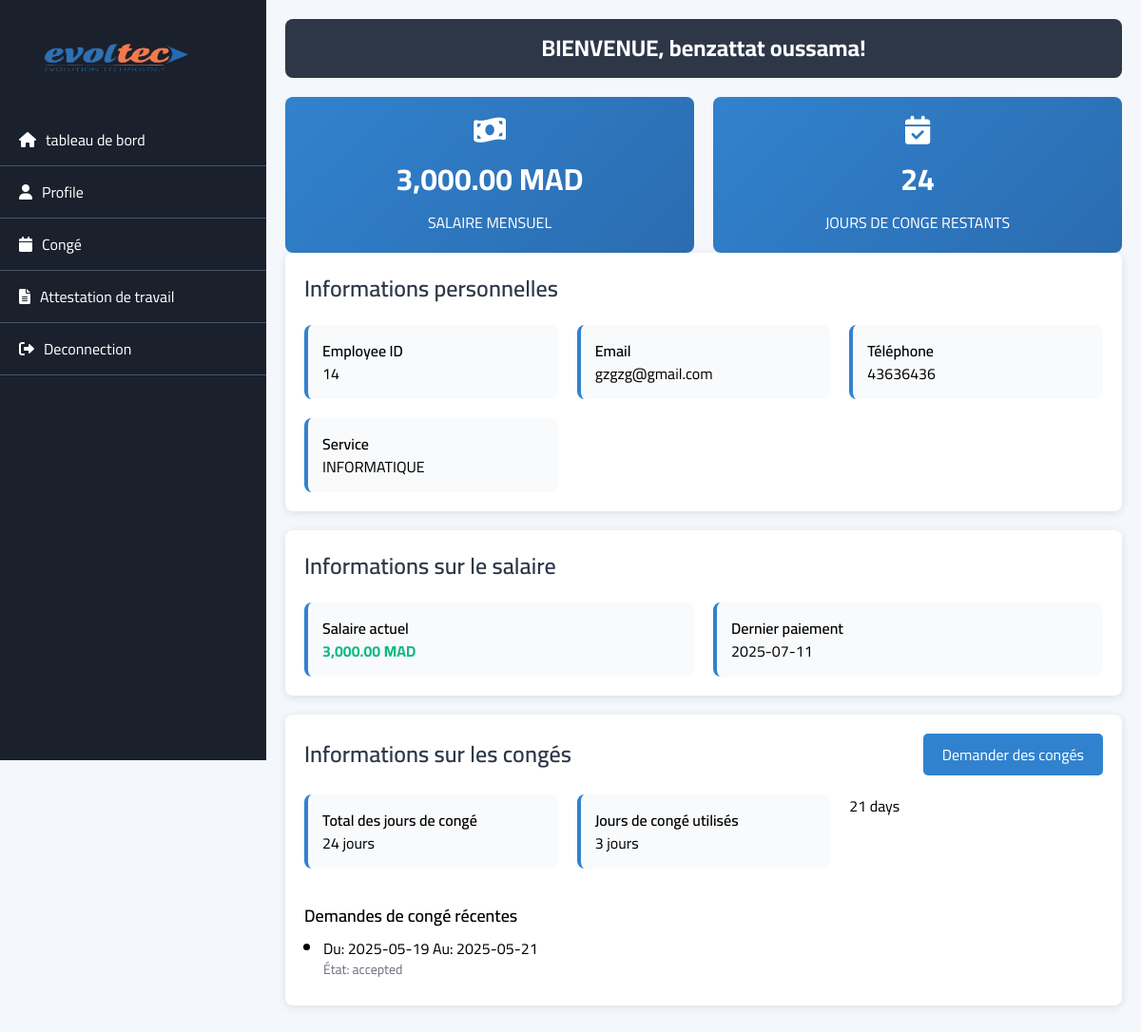
The app's page /employee/dashboard.php (signed in) with its own data.
### tables this page shows
CREATE TABLE IF NOT EXISTS `employee` (
  `ID_EMP` int NOT NULL AUTO_INCREMENT,
  `N__SERVICE` int NOT NULL,
  `NOM_EMP` varchar(20) DEFAULT NULL,
  `PRENOM_EMP` varchar(20) DEFAULT NULL,
  `DATE_EMP` date DEFAULT NULL,
  `TEL_EMP` varchar(20) DEFAULT NULL,
  `EMAIL_EMP` varchar(30) DEFAULT NULL,
  `ADRESSE_EMP` varchar(50) DEFAULT NULL,
  `DATEEMBAUCH_EMP` date DEFAULT NULL,
  `NOMBRE_D_ENFANT` int DEFAULT NULL,
  `NOM_UTILISATEUR` varchar(20) DEFAULT NULL,
  `MOT_DE_PASSE` varchar(40) DEFAULT NULL,
  `ROLES` varchar(20) DEFAULT NULL,
  `NOMBRE_JOURS_CONGE` int NOT NULL DEFAULT '30',
  PRIMARY KEY (`ID_EMP`),
  UNIQUE KEY `NOM_UTILISATEUR_2` (`NOM_UTILISATEUR`),
  KEY `FK_EMPLOYEE_TRAVAILLE_SERVICE` (`N__SERVICE`),
  KEY `NOM_UTILISATEUR` (`NOM_UTILISATEUR`)
);

CREATE TABLE IF NOT EXISTS `service` (
  `N__SERVICE` int NOT NULL AUTO_INCREMENT,
  `ID_ENTREPRISE` int NOT NULL,
  `NOM_SERVICE` varchar(30) DEFAULT NULL,
  PRIMARY KEY (`N__SERVICE`),
  KEY `FK_SERVICE_APPARTENI_ENTREPRI` (`ID_ENTREPRISE`)
);

CREATE TABLE IF NOT EXISTS `salaire` (
  `ID_SLR` int NOT NULL AUTO_INCREMENT,
  `ID_EMP` int NOT NULL,
  `DATE_PAIEMENT` date DEFAULT NULL,
  `MONTANT` int DEFAULT NULL,
  PRIMARY KEY (`ID_SLR`),
  KEY `FK_SALAIRE_ASSOCIATI_EMPLOYEE` (`ID_EMP`)
);

CREATE TABLE IF NOT EXISTS `conge` (
  `N__CGE` int NOT NULL AUTO_INCREMENT,
  `ID_EMP` int NOT NULL,
  `DATE_DEBUT_CGE` date DEFAULT NULL,
  `DATE_FIN_CGE` date DEFAULT NULL,
  `ETAT` varchar(255) NOT NULL,
  PRIMARY KEY (`N__CGE`),
  KEY `FK_CONGE_PRENDRE_EMPLOYEE` (`ID_EMP`)
);

### classes/Employee.php (called while the page is built, shortened)
<?php
require_once __DIR__ . '/../config/database.php';
class Employee {
    private $conn;
    public function __construct() {
        $database = new Database();
        $this->conn = $database->getConnection();
    }
    public function getById($id) {
      try {
        $stmt = $this->conn->prepare("
            SELECT e.*, s.NOM_SERVICE
            FROM EMPLOYEE e
            LEFT JOIN SERVICE s ON e.N__SERVICE = s.N__SERVICE
            WHERE e.ID_EMP = :id
        ");
        $stmt->bindParam(':id', $id);
        $stmt->execute();
        return $stmt->fetch(PDO::FETCH_ASSOC);
    } catch (PDOException $e) {
        error_log("Error in Employee::getById: " . $e->getMessage());
        return null;
    }
    }
}

### config/database.php (called while the page is built, shortened)
<?php
class Database {
    private $host = "localhost";
    private $db_name = "gestion_personnel";
    private $username = "root";
    private $password = "";
    public function getConnection() {
        $this->conn = null;
        try {
            $this->conn = new PDO(
                "mysql:host=" . $this->host . ";dbname=" . $this->db_name,
                $this->username,
                $this->password
            );
            $this->conn->setAttribute(PDO::ATTR_ERRMODE, PDO::ERRMODE_EXCEPTION);
        } catch(PDOException $e) {
            echo "Connection Error: " . $e->getMessage();
        }
        return $this->conn;
    }
}
?>

### classes/Salary.php (called while the page is built, shortened)
<?php
require_once __DIR__ . '/../config/database.php';
class Salary {
    private $conn;
    private $table_name = "salaire";
    public function __construct() {
        $database = new Database();
        $this->conn = $database->getConnection();
    }
    public function getByEmployee($id_emp) {
        $query = "SELECT * FROM " . $this->table_name . " WHERE ID_EMP = :id_emp ORDER BY DATE_PAIEMENT DESC";
        $stmt = $this->conn->prepare($query);
        $stmt->bindParam(":id_emp", $id_emp);
        $stmt->execute();
        return $stmt->fetchAll(PDO::FETCH_ASSOC);
    }
    public function getTotalByEmployee($id_emp) {
        $query = "SELECT SUM(MONTANT) as total FROM " . $this->table_name . " WHERE ID_EMP = :id_emp";
        $stmt = $this->conn->prepare($query);
        $stmt->bindParam(":id_emp", $id_emp);
        $stmt->execute();
        $result = $stmt->fetch(PDO::FETCH_ASSOC);
        return $result['total'] ?? 0;
    }
}

### classes/Vacation.php (called while the page is built, shortened)
<?php
require_once __DIR__ . '/../config/database.php';
class Vacation {
    private $conn;
    private $table_name = "conge";
    public function __construct() {
        $database = new Database();
        $this->conn = $database->getConnection();
    }
    public function getByEmployee($id_emp) {
        $query = "SELECT * FROM " . $this->table_name . " WHERE ID_EMP = :id_emp";
        $stmt = $this->conn->prepare($query);
        $stmt->bindParam(":id_emp", $id_emp);
        $stmt->execute();
        return $stmt->fetchAll(PDO::FETCH_ASSOC);
    }
}

### employee/dashboard.php (the view, shortened to what this page needs)
<?php
require_once __DIR__ . '/../config/database.php';
require_once __DIR__ . '/../classes/Employee.php';
require_once __DIR__ . '/../classes/Salary.php';
require_once __DIR__ . '/../classes/Vacation.php';
$employeeId = $_SESSION['user_id'];
$employeeModel = new Employee();
$salaryModel = new Salary();
$vacationModel = new Vacation();
try {
    $employee = $employeeModel->getById($employeeId);
    $salaries = $salaryModel->getByEmployee($employeeId);
    $totalSalary = $salaryModel->getTotalByEmployee($employeeId);
    $vacations = $vacationModel->getByEmployee($employeeId);
    $usedVacationDays = 0;
    foreach ($vacations as $vacationItem) {
        if (strtolower($vacationItem['ETAT']) === 'accepted') {
            $start = new DateTime($vacationItem['DATE_DEBUT_CGE']);
            $end = new DateTime($vacationItem['DATE_FIN_CGE']);
            $usedVacationDays += $start->diff($end)->days + 1;
        }
    }
    $totalVacationDays = $employee['NOMBRE_JOURS_CONGE'] ?? 30;
    $remainingVacationDays = $totalVacationDays - $usedVacationDays;
} catch (Exception $e) {
    echo "Error: " . $e->getMessage();
    exit;
}
?>
<!DOCTYPE html>
<html lang="en">
<head>
    <link href="https://cdn.jsdelivr.net/npm/tailwindcss@2.2.19/dist/tailwind.min.css" rel="stylesheet">
    <link href="https://cdnjs.cloudflare.com/ajax/libs/font-awesome/6.0.0/css/all.min.css" rel="stylesheet">
    <link rel="stylesheet" href="../assets/css/empstyle.css">
</head>
<body>
    <div class="sidebar">
        <div class="">
            <img src="../img/evoltecbg.png" alt="">
            <ul>
                <li><a href="dashboard.php"><i class="fas fa-home"></i> tableau de bord</a></li>
                <li><a href="profile.php"><i class="fas fa-user"></i> Profile</a></li>
                <li><a href="submit_vacation.php"><i class="fas fa-calendar"></i>Congé</a></li>
                <li><a href="demande_attestation.php"><i class="fas fa-file-alt"></i>Attestation de travail</a></li>
                <li><a href="../logout.php"><i class="fas fa-sign-out-alt"></i>Deconnection</a></li>
            </ul>
        </div>
    </div>
    <div class="main-content">
        <div class="navbar">
            <h1 class="text-2xl font-bold">BIENVENUE, <?php echo htmlspecialchars($employee['NOM_EMP'] . ' ' . $employee['PRENOM_EMP']); ?>!</h1>
        </div>
        <div class="info-grid">
            <div class="metric-card">
                <i class="fas fa-money-bill-wave text-3xl"></i>
                <div class="metric-value"><?php echo number_format($totalSalary, 2); ?> MAD</div>
                <div>SALAIRE MENSUEL</div>
            </div>
            <div class="metric-card">
                <i class="fas fa-calendar-check text-3xl"></i>
                <div class="metric-value"><?php echo $totalVacationDays; ?></div>
                <div>JOURS DE CONGE RESTANTS</div>
            </div>
        </div>
        <div class="card">
            <div class="card-header">
                <h2>Informations personnelles</h2>
            </div>
            <div class="info-grid">
                <div class="info-item">
                    <h3 class="font-semibold">Employee ID</h3>
                    <p><?php echo htmlspecialchars($employee['ID_EMP']); ?></p>
                </div>
                <div class="info-item">
                    <h3 class="font-semibold">Email</h3>
                    <p><?php echo htmlspecialchars($employee['EMAIL_EMP']); ?></p>
                </div>
                <div class="info-item">
                    <h3 class="font-semibold">Téléphone</h3>
                    <p><?php echo htmlspecialchars($employee['TEL_EMP']); ?></p>
                </div>
                <div class="info-item">
                    <h3 class="font-semibold">Service</h3>
                    <p><?php echo htmlspecialchars($employee['NOM_SERVICE']); ?></p>
                </div>
            </div>
        </div>
        <div class="card">
            <div class="card-header">
                <h2>Informations sur le salaire</h2>
            </div>
            <div class="card-body">
                <div class="info-grid">
                    <div class="info-item">
                        <h3 class="font-semibold">Salaire actuel</h3>
                        <p class="text-green-500 font-bold"><?php echo number_format($totalSalary, 2); ?> MAD</p>
                    </div>
                    <div class="info-item">
                        <h3 class="font-semibold">Dernier paiement</h3>
                        <p><?php echo $salaries[0]['DATE_PAIEMENT'] ?? 'Aucun paiement effectué à ce jour'; ?></p>
                    </div>
                </div>
            </div>
        </div>
        <div class="card">
            <div class="card-header">
                <h2>Informations sur les congés</h2>
                <a href="submit_vacation.php" class="button">Demander des congés</a>
            </div>
            <div class="card-body">
                <div class="info-grid">
                    <div class="info-item">
                        <h3 class="font-semibold">Total des jours de congé</h3>
                        <p><?php echo $totalVacationDays; ?> jours</p>
                    </div>
                    <div class="info-item">
                        <h3 class="font-semibold">Jours de congé utilisés</h3>
                        <p><?php echo $usedVacationDays; ?>  jours</p>
                    </div>
                        <?php echo $remainingVacationDays; ?> days</p>
                </div>
                <h3 class="text-lg font-semibold mt-4">Demandes de congé récentes</h3>
                <ul class="list-disc pl-5 mt-2">
                    <?php foreach (array_slice($vacations, 0, 3) as $vacationItem) { ?>
                        <li class="mb-2">
                            <p>Du: <?php echo $vacationItem['DATE_DEBUT_CGE']; ?> Au: <?php echo $vacationItem['DATE_FIN_CGE']; ?></p>
                            <p class="text-sm text-gray-500">État: <?php echo $vacationItem['ETAT'] ?? 'Unknown'; ?></p>
                        </li>
                    <?php } ?>
                </ul>
            </div>
        </div>
    </div>
</body>
</html>

### assets/css/empstyle.css (style rules this page uses)
body { background-color: #f4f7fb; margin: 0; padding: 0; }
.sidebar { background-color: #1a202c; color: white; position: fixed; height: 100vh; overflow-y: auto; max-width:280px ; }
.sidebar ul { padding: 0; list-style-type: none; }
.sidebar ul li { padding: 15px 20px; border-bottom: 1px solid #4a5568; }
.sidebar ul li a { color: white; font-size: 16px; text-decoration: none; display: flex; align-items: center; gap: 10px; }
.main-content { margin-left: 280px; padding: 20px; }
.card { background-color: white; border-radius: 8px; box-shadow: 0 2px 10px rgba(0, 0, 0, 0.1); padding: 20px; margin-bottom: 20px; }
.card-header { display: flex; justify-content: space-between; align-items: center; margin-bottom: 15px; }
.card-header h2 { font-size: 1.5rem; font-weight: 600; color: #2d3748; }
.card-body { margin-top: 15px; }
.button { background-color: #3182ce; color: white; padding: 10px 20px; border-radius: 5px; text-decoration: none; transition: background-color 0.2s; }
.navbar { background-color: #2d3748; color: white; text-align: center; margin-bottom: 20px; border-radius: 8px; }
.info-grid { display: grid; grid-template-columns: repeat(auto-fit, minmax(250px, 1fr)); gap: 20px; margin-top: 20px; }
.info-item { background-color: #f8fafc; padding: 15px; border-radius: 8px; border-left: 4px solid #3182ce; }
.metric-card { background: linear-gradient(135deg, #3182ce, #2b6cb0); color: white; padding: 20px; border-radius: 8px; text-align: center; }
.metric-value { font-size: 2rem; font-weight: bold; margin: 10px 0; }
.sidebar img { height:120px; width:180px; margin-left: 30px; }

### employee/dashboard.php (style rules this page uses)
body { font-family: "Cairo", sans-serif; background-color: #f4f7fb; }
.sidebar { width: 280px; background-color: #1a202c; color: white; position: fixed; height: 100vh; overflow-y: auto; }
.sidebar ul { padding: 0; list-style-type: none; }
.sidebar ul li { padding: 15px 20px; border-bottom: 1px solid #4a5568; }
.sidebar ul li a { color: white; font-size: 16px; text-decoration: none; display: flex; align-items: center; gap: 10px; }
.main-content { margin-left: 280px; padding: 20px; }
.card { background-color: white; border-radius: 8px; box-shadow: 0 2px 10px rgba(0, 0, 0, 0.1); padding: 20px; margin-bottom: 20px; }
.card-header { display: flex; justify-content: space-between; align-items: center; margin-bottom: 15px; }
.card-header h2 { font-size: 1.5rem; font-weight: 600; color: #2d3748; }
.card-body { margin-top: 15px; }
.button { background-color: #3182ce; color: white; padding: 10px 20px; border-radius: 5px; text-decoration: none; transition: background-color 0.2s; }
.navbar { background-color: #2d3748; padding: 15px; color: white; text-align: center; margin-bottom: 20px; border-radius: 8px; }
.info-grid { display: grid; grid-template-columns: repeat(auto-fit, minmax(250px, 1fr)); gap: 20px; margin-top: 20px; }
.info-item { background-color: #f8fafc; padding: 15px; border-radius: 8px; border-left: 4px solid #3182ce; }
.metric-card { background: linear-gradient(135deg, #3182ce, #2b6cb0); color: white; padding: 20px; border-radius: 8px; text-align: center; }
.metric-value { font-size: 2rem; font-weight: bold; margin: 10px 0; }

### records on screen
employee: NOM_EMP+PRENOM_EMP "benzattat oussama", NOMBRE_JOURS_CONGE "24", ID_EMP "14", EMAIL_EMP "gzgzg@gmail.com", TEL_EMP "43636436", service.NOM_SERVICE "INFORMATIQUE", NOMBRE_JOURS_CONGE "21"
salaire: DATE_PAIEMENT "2025-07-11"
conge: DATE_DEBUT_CGE "2025-05-19", DATE_FIN_CGE "2025-05-21", ETAT "accepted"

### other values on screen
$totalSalary "3,000.00"
$usedVacationDays "3"
